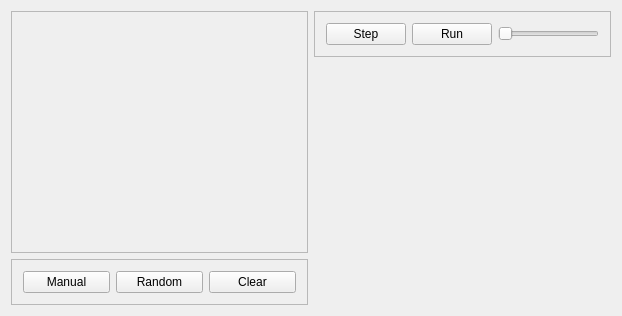
<?xml version="1.0" encoding="UTF-8"?>
<ui version="4.0">
 <class>LifeClass</class>
 <widget class="QMainWindow" name="LifeClass">
  <property name="geometry">
   <rect>
    <x>0</x>
    <y>0</y>
    <width>622</width>
    <height>316</height>
   </rect>
  </property>
  <property name="windowTitle">
   <string>Life</string>
  </property>
  <widget class="QWidget" name="centralWidget">
   <layout class="QGridLayout" name="gridLayout_3" rowstretch="0,1,0" columnstretch="1,1">
    <item row="0" column="1">
     <widget class="QFrame" name="frame">
      <property name="frameShape">
       <enum>QFrame::StyledPanel</enum>
      </property>
      <property name="frameShadow">
       <enum>QFrame::Raised</enum>
      </property>
      <layout class="QGridLayout" name="gridLayout">
       <item row="0" column="0">
        <widget class="QPushButton" name="pushButton">
         <property name="text">
          <string>Step</string>
         </property>
        </widget>
       </item>
       <item row="0" column="1">
        <widget class="QPushButton" name="pushButton_2">
         <property name="text">
          <string>Run</string>
         </property>
        </widget>
       </item>
       <item row="0" column="2">
        <widget class="QSlider" name="horizontalSlider">
         <property name="orientation">
          <enum>Qt::Horizontal</enum>
         </property>
        </widget>
       </item>
      </layout>
     </widget>
    </item>
    <item row="1" column="1" rowspan="2">
     <spacer name="verticalSpacer">
      <property name="orientation">
       <enum>Qt::Vertical</enum>
      </property>
      <property name="sizeHint" stdset="0">
       <size>
        <width>208</width>
        <height>225</height>
       </size>
      </property>
     </spacer>
    </item>
    <item row="2" column="0">
     <widget class="QFrame" name="frame_2">
      <property name="frameShape">
       <enum>QFrame::StyledPanel</enum>
      </property>
      <property name="frameShadow">
       <enum>QFrame::Raised</enum>
      </property>
      <layout class="QGridLayout" name="gridLayout_2">
       <item row="1" column="2">
        <widget class="QPushButton" name="pushButton_4">
         <property name="text">
          <string>Clear</string>
         </property>
        </widget>
       </item>
       <item row="1" column="1">
        <widget class="QPushButton" name="randomize">
         <property name="text">
          <string>Random</string>
         </property>
        </widget>
       </item>
       <item row="1" column="0">
        <widget class="QPushButton" name="manual">
         <property name="text">
          <string>Manual</string>
         </property>
         <property name="checkable">
          <bool>true</bool>
         </property>
        </widget>
       </item>
      </layout>
     </widget>
    </item>
    <item row="0" column="0" rowspan="2">
     <widget class="QFrame" name="frameGrid">
      <property name="frameShape">
       <enum>QFrame::StyledPanel</enum>
      </property>
      <property name="frameShadow">
       <enum>QFrame::Raised</enum>
      </property>
     </widget>
    </item>
   </layout>
  </widget>
  <widget class="QMenuBar" name="menuBar">
   <property name="geometry">
    <rect>
     <x>0</x>
     <y>0</y>
     <width>622</width>
     <height>21</height>
    </rect>
   </property>
  </widget>
 </widget>
 <layoutdefault spacing="6" margin="11"/>
 <resources>
  <include location="life.qrc"/>
 </resources>
 <connections/>
</ui>
